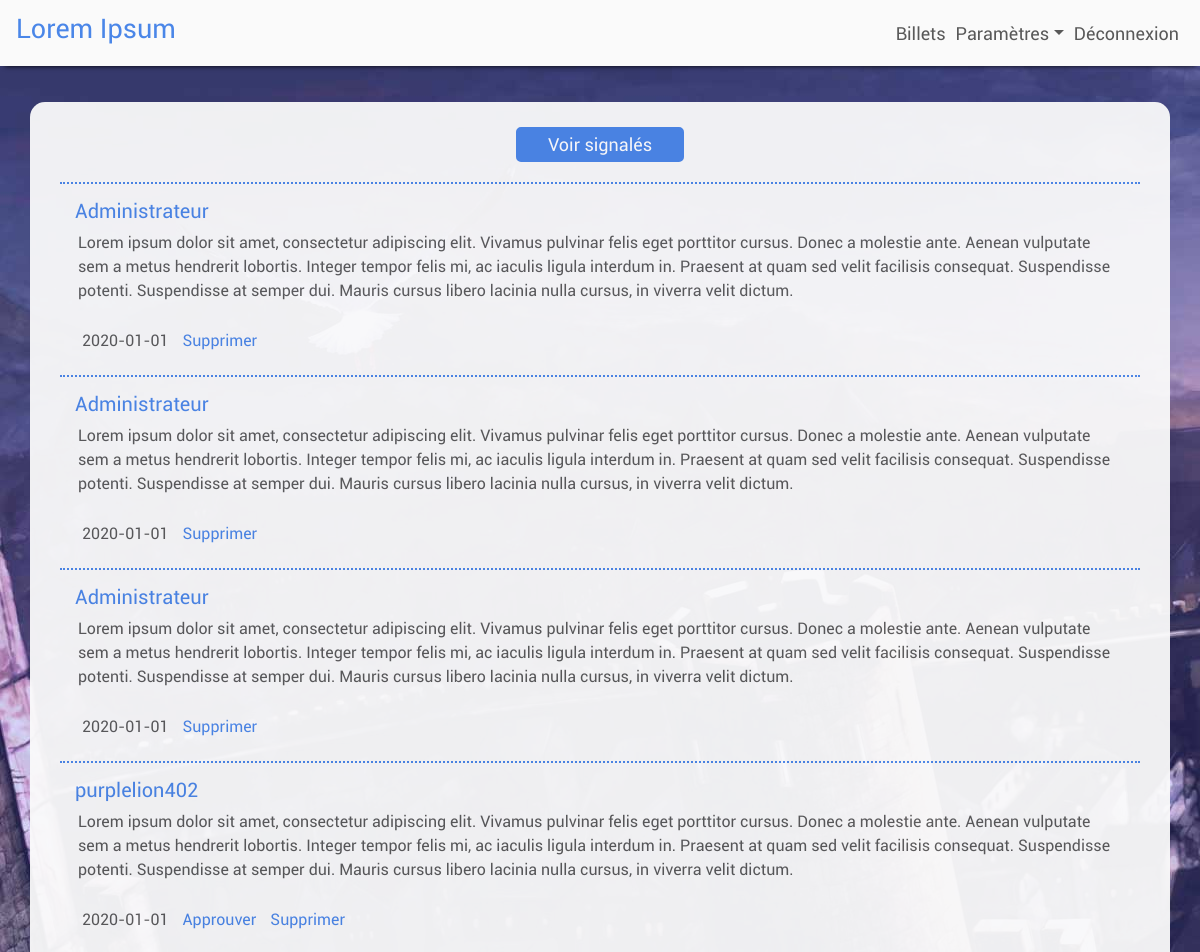
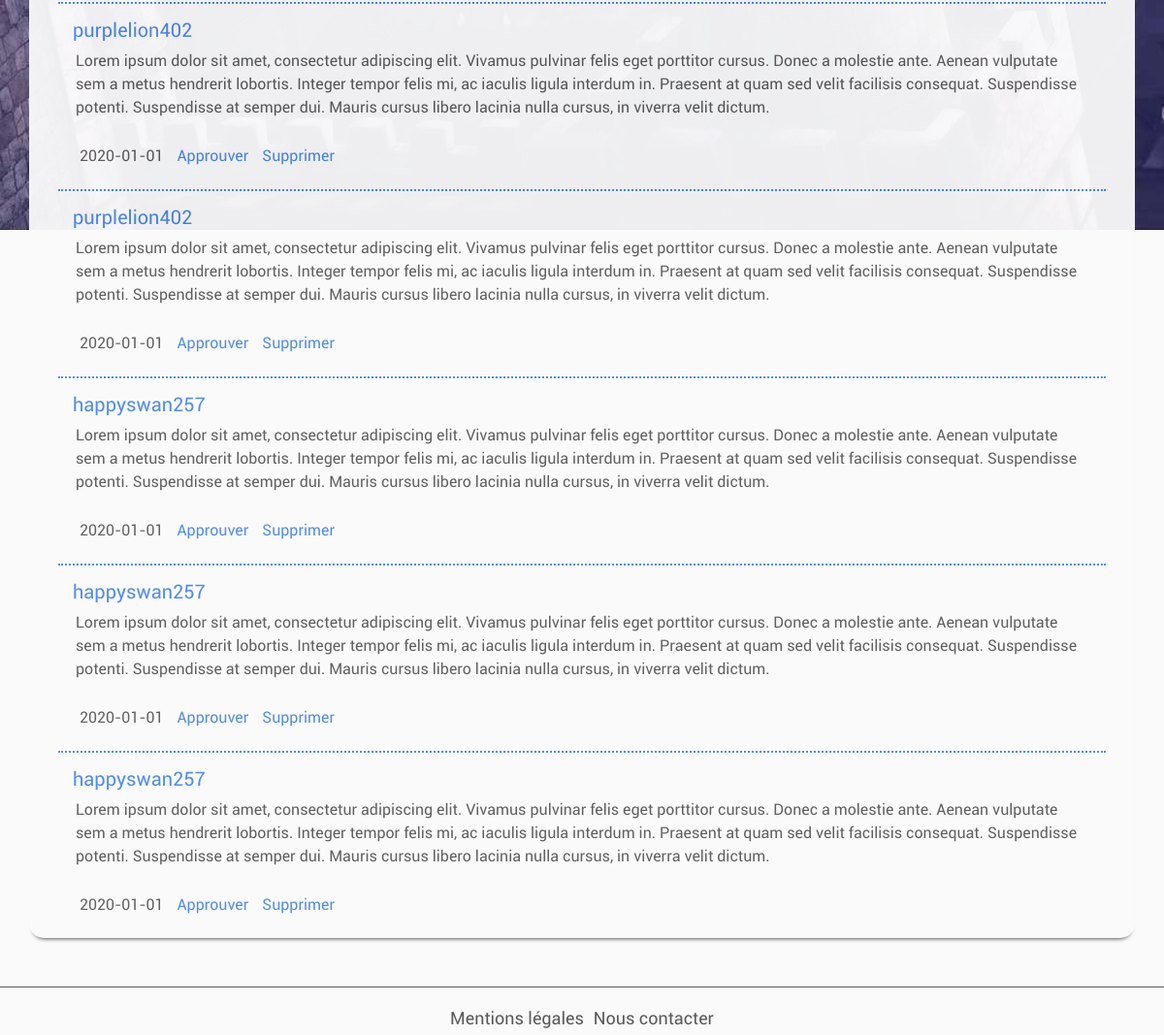
The page /project0/public/index.php?action=listComments (signed in) on the database its author committed (2 pictures, top to bottom).
### tables this page shows
CREATE TABLE IF NOT EXISTS `comments` (
  `ID` int(11) NOT NULL AUTO_INCREMENT,
  `ID_account` int(11) NOT NULL,
  `ID_post` int(11) NOT NULL,
  `pseudo` varchar(255) NOT NULL,
  `status` varchar(255) NOT NULL,
  `status_account` varchar(255) NOT NULL,
  `content` text NOT NULL,
  `date` date NOT NULL,
  PRIMARY KEY (`ID`)
);

### project0/public/index.php (called while the page is built, shortened)
<?php
$router = new Project\Router();
$router->routerQuery();

### project0/src/Model/CommentManager.php (called while the page is built, shortened)
<?php
class CommentManager extends Manager {
	public function getAllComments() {
		$bdd = $this->dbConnect();
        $req = $bdd->query("SELECT * FROM comments ORDER BY date");
        return $req;
	}
}

### project0/src/View/listCommentsView.php (the view, shortened to what this page needs)
<section class="container">
	<div class="col">
  		<div class="flex-container">
  			<?php if (isset($_GET['status'])): ?>
  				<a href="?action=listComments"><button type="button" class="button">Voir tous</button></a>
  			<?php else : ?>
  				<a href="?action=listComments&status=reported"><button type="button" class="button moderation-button">Voir signalés</button></a>
  			<?php endif; ?>
  		</div>
		<?php while ($data = $comments->fetch()) : ?>
			<article class="col top-border" id="<?= $data['ID']; ?>">
				<div class="inline-container top-margin">
					<a class="link" href="?action=member&id=<?=$data['ID_account']; ?>"><h3><?= htmlspecialchars($data['pseudo']); ?></h3></a>
				</div>
				<p class="content"><?= htmlspecialchars($data['content']); ?></p>
				<div class="inline-container">
					<p class="date"><?= $data['date']; ?></p>
					<?php if($data['status'] !== 'approved' && $data['status_account'] !== 'admin'
					&& isset($_SESSION['statusAccount']) && $_SESSION['statusAccount'] == 'admin'): ?>
						<div class="link-post approve" data-token="<?= $_SESSION['token']; ?>" data-id="<?= $data['ID']; ?>">Approuver</div>
					<?php endif; ?>
					<?php if((isset($_SESSION['idAccount']) && ($_SESSION['idAccount'] == $data['ID_account'])) ||
					(isset($_SESSION['statusAccount']) && ($_SESSION['statusAccount'] == 'admin'))): ?>
						<div class="link-post delete" data-token="<?= $_SESSION['token']; ?>" data-id="<?= $data['ID']; ?>">Supprimer</div>
					<?php elseif($data['status'] == 'posted' && $data['status_account'] !== 'admin'): ?>
						<div class="link-post report" data-id="<?= $data['ID']; ?>">Signaler</div>
					<?php endif; ?>
				</div>
			</article>
		<?php endwhile; ?>
	</div>
</section>
<?php require('template.php'); ?>

### project0/src/Router.php (shortened to what this page needs)
<?php
class Router {
	private $visitorController;
	private $routes = array();
    public function __construct() {
    	$this->visitorController = new \Project\Controller\VisitorController();
    }
	private function addRoute($action, $controller, $function, $token) {
		$this->routes[] = array(
			'action' => $action,
    		'controller' => $controller,
    		'function' => $function,
    		'token' => $token,
		);
	}
	public function routerQuery() {
		try {
			if(isset($_GET['action'])) {
				foreach($this->routes as $route) {
					if ($_GET['action'] == $route['action']) {
						if ($route['token'] == true) {
							if (isset($_GET['token']) && isset($_SESSION['token']) && $_GET['token'] == $_SESSION['token']) {
								$function = $route['function'];
								$route['controller']->$function();
								$routeFound = true;
								break;
							}
							else {
								throw new \Exception("Erreur : Token non valide");
							}
						}
						else {
							$function = $route['function'];
							$route['controller']->$function();
							break;
						}
					}
				}
			}
			else {
				$this->visitorController->showHome();
			}
		}
		catch (\Exception $e) {
				$active = NULL;
				$errorMessage = $e->getMessage();
				require('View/errorView.php');
	    }
	}
}

### project0/public/css/style.css (style rules this page uses)
html, body { height: 88%; margin: 0; background-image: url('../img/background.jpg'); background-repeat: no-repeat; background-attachment: fixed; }
html, body, header, #footer, .container { background-color: #fafafa; }
body, select, .menu-link, .footer-link, .title, .post-title, .date { color: #595959 !important; }
body { font-family: roboto, Arial, serif; }
h1, .link, .link-post, .active-button, .arrow, .link-post:hover, .button:hover { color: #4a86e8 !important; }
h3 { font-size: 20px; }
header, .container { box-shadow: 0px 5px 5px -5px black; }
.menu-link, .footer-link, .link-post, .date { transition: border-top 0.3s; }
.container { opacity: 95%; }
#footer, #list-posts, .post, .title, .post-title, .post-img, .options, .flex-container { justify-content: center; }
#footer, .flex-container, #list-posts, .title, .post-title { display: flex; }
.container { border-radius: 15px; padding: 15px; margin-top: 3%; }
.button { color: white; }
#list-posts, .flex-container, .post-preview { align-content: center; }
#list-posts, .flex-container { flex-wrap: wrap; }
.link-post, .date { border-top: 2px solid rgba(255, 255, 255, 0); padding-top: 1px; margin: 7px; }
.top-border { border-top: 2px dotted #4a86e8; margin-top: 15px; }
.top-margin { margin-top: 15px; }
.content { margin-left: 3px; }
.button { border: 2px solid; border-color: #4a86e8; border-radius: 5px; background-color: #4a86e8; text-align: center; padding: 2px 30px 2px 30px; margin: 10px 5px 5px 5px; font-size: 18px; transition: color 0.3s, background-color 0.3s; }
.button, .active-button, .button:hover, .arrow, .arrow:hover { text-decoration: none; }
.inline-container { display: inline-flex; }

### rows shown on the page
comments: pseudo "Administrateur", content "Lorem ipsum dolor sit amet, consectetur adipiscing elit. Vivamus pulvinar felis eget porttitor cursus. Donec a molestie ante. Aenean vulputate sem a metus hendrerit lobortis. Integer tempor felis mi, ac iaculis ligula interdum in. Praesent at quam sed velit facilisis consequat. Suspendisse potenti. Suspendisse at semper dui. Mauris cursus libero lacinia nulla cursus, in viverra velit dictum.", date "2020-01-01"
comments: pseudo "Administrateur", content "Lorem ipsum dolor sit amet, consectetur adipiscing elit. Vivamus pulvinar felis eget porttitor cursus. Donec a molestie ante. Aenean vulputate sem a metus hendrerit lobortis. Integer tempor felis mi, ac iaculis ligula interdum in. Praesent at quam sed velit facilisis consequat. Suspendisse potenti. Suspendisse at semper dui. Mauris cursus libero lacinia nulla cursus, in viverra velit dictum.", date "2020-01-01"
comments: pseudo "Administrateur", content "Lorem ipsum dolor sit amet, consectetur adipiscing elit. Vivamus pulvinar felis eget porttitor cursus. Donec a molestie ante. Aenean vulputate sem a metus hendrerit lobortis. Integer tempor felis mi, ac iaculis ligula interdum in. Praesent at quam sed velit facilisis consequat. Suspendisse potenti. Suspendisse at semper dui. Mauris cursus libero lacinia nulla cursus, in viverra velit dictum.", date "2020-01-01"
comments: pseudo "purplelion402", content "Lorem ipsum dolor sit amet, consectetur adipiscing elit. Vivamus pulvinar felis eget porttitor cursus. Donec a molestie ante. Aenean vulputate sem a metus hendrerit lobortis. Integer tempor felis mi, ac iaculis ligula interdum in. Praesent at quam sed velit facilisis consequat. Suspendisse potenti. Suspendisse at semper dui. Mauris cursus libero lacinia nulla cursus, in viverra velit dictum.", date "2020-01-01"
comments: pseudo "purplelion402", content "Lorem ipsum dolor sit amet, consectetur adipiscing elit. Vivamus pulvinar felis eget porttitor cursus. Donec a molestie ante. Aenean vulputate sem a metus hendrerit lobortis. Integer tempor felis mi, ac iaculis ligula interdum in. Praesent at quam sed velit facilisis consequat. Suspendisse potenti. Suspendisse at semper dui. Mauris cursus libero lacinia nulla cursus, in viverra velit dictum.", date "2020-01-01"
comments: pseudo "purplelion402", content "Lorem ipsum dolor sit amet, consectetur adipiscing elit. Vivamus pulvinar felis eget porttitor cursus. Donec a molestie ante. Aenean vulputate sem a metus hendrerit lobortis. Integer tempor felis mi, ac iaculis ligula interdum in. Praesent at quam sed velit facilisis consequat. Suspendisse potenti. Suspendisse at semper dui. Mauris cursus libero lacinia nulla cursus, in viverra velit dictum.", date "2020-01-01"
comments: pseudo "happyswan257", content "Lorem ipsum dolor sit amet, consectetur adipiscing elit. Vivamus pulvinar felis eget porttitor cursus. Donec a molestie ante. Aenean vulputate sem a metus hendrerit lobortis. Integer tempor felis mi, ac iaculis ligula interdum in. Praesent at quam sed velit facilisis consequat. Suspendisse potenti. Suspendisse at semper dui. Mauris cursus libero lacinia nulla cursus, in viverra velit dictum.", date "2020-01-01"
comments: pseudo "happyswan257", content "Lorem ipsum dolor sit amet, consectetur adipiscing elit. Vivamus pulvinar felis eget porttitor cursus. Donec a molestie ante. Aenean vulputate sem a metus hendrerit lobortis. Integer tempor felis mi, ac iaculis ligula interdum in. Praesent at quam sed velit facilisis consequat. Suspendisse potenti. Suspendisse at semper dui. Mauris cursus libero lacinia nulla cursus, in viverra velit dictum.", date "2020-01-01"
comments: pseudo "happyswan257", content "Lorem ipsum dolor sit amet, consectetur adipiscing elit. Vivamus pulvinar felis eget porttitor cursus. Donec a molestie ante. Aenean vulputate sem a metus hendrerit lobortis. Integer tempor felis mi, ac iaculis ligula interdum in. Praesent at quam sed velit facilisis consequat. Suspendisse potenti. Suspendisse at semper dui. Mauris cursus libero lacinia nulla cursus, in viverra velit dictum.", date "2020-01-01"
